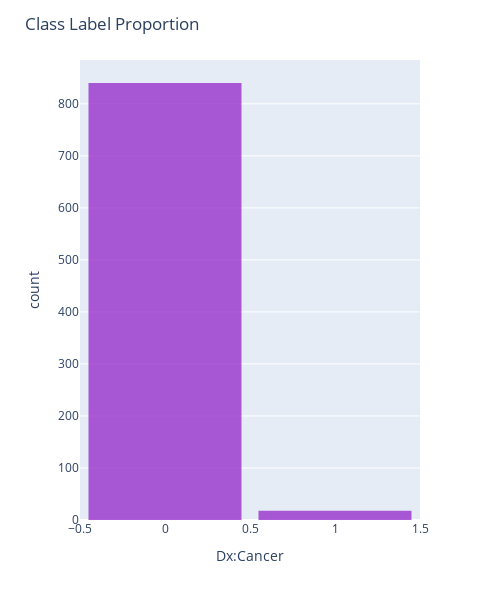

This figure's notebook cell:
### Code cell
#checking the proportion of the class labels

fig = px.histogram(
    model_df,
    x = "Dx:Cancer",
    color_discrete_sequence=["darkorchid"],
    opacity= 0.8,
    width = 500,
    height = 600   
)
fig.update_layout(bargap = 0.1)
fig.update_layout(title = "Class Label Proportion"),
fig

### Figure 1 — Plotly figure (JSON) as saved in the notebook; plotly's stock layout.template omitted (floating-point values rounded to 4 significant figures; data arrays with more than 128 entries replaced by an {"elided": "..."} marker saying what was removed)
{"data": [{"alignmentgroup": "True", "bingroup": "x", "hovertemplate": "Dx:Cancer=%{x}<br>count=%{y}<extra></extra>", "legendgroup": "", "marker": {"color": "darkorchid", "opacity": 0.8, "pattern": {"shape": ""}}, "name": "", "offsetgroup": "", "orientation": "v", "showlegend": false, "type": "histogram", "x": {"elided": "858 int values"}, "xaxis": "x", "yaxis": "y"}], "layout": {"bargap": 0.1, "barmode": "relative", "height": 600, "legend": {"tracegroupgap": 0}, "margin": {"t": 60}, "title": {"text": "Class Label Proportion"}, "width": 500, "xaxis": {"anchor": "y", "domain": [0, 1], "title": {"text": "Dx:Cancer"}}, "yaxis": {"anchor": "x", "domain": [0, 1], "title": {"text": "count"}}}}
